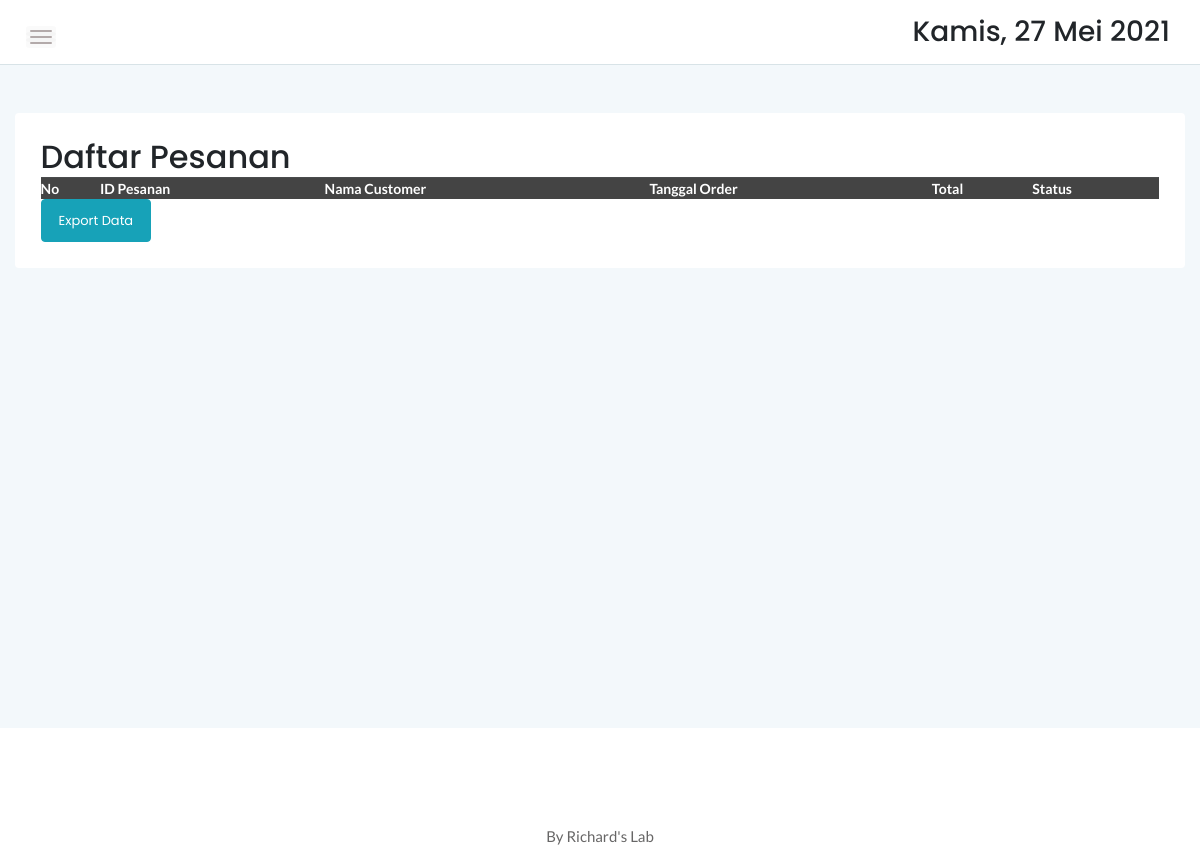
The app's page /admin/manageorder.php, older data.
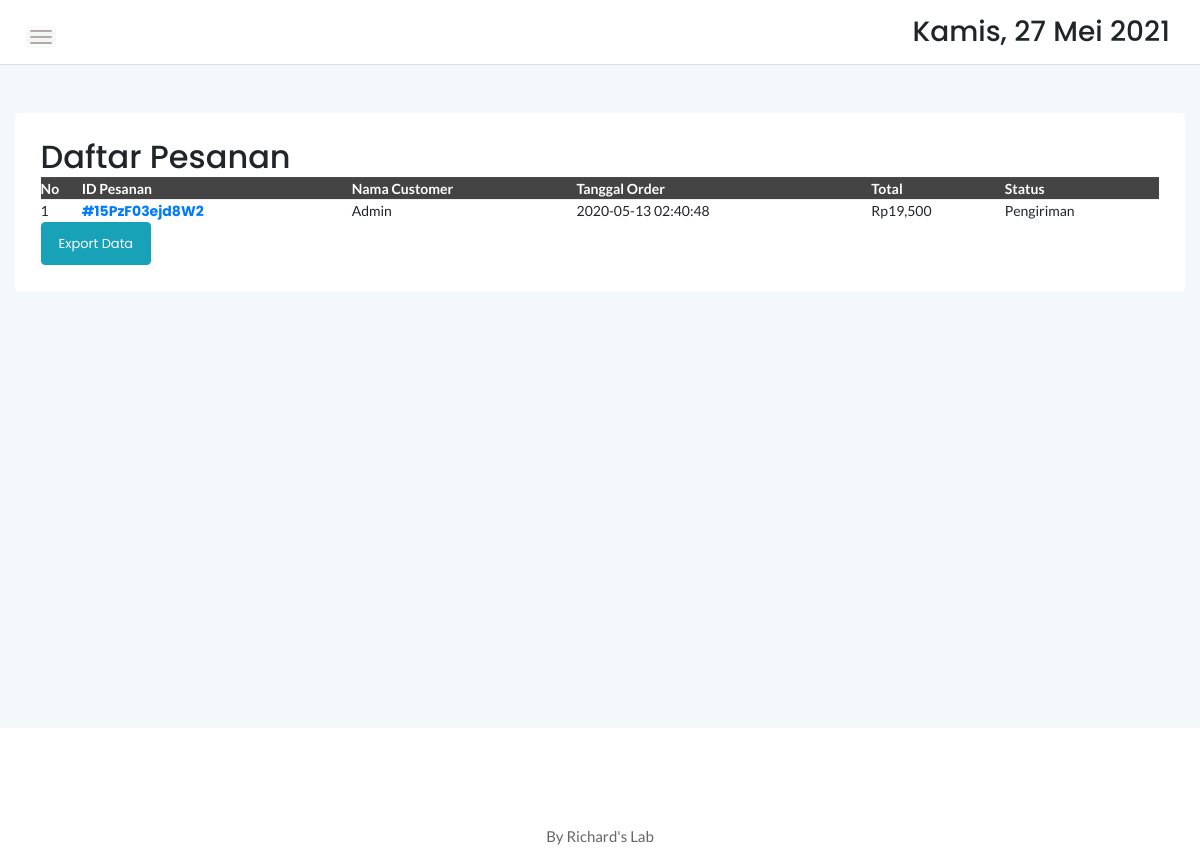
The same page, newer data.
### tables this page shows
CREATE TABLE `cart` (
  `idcart` int(11) NOT NULL,
  `orderid` varchar(100) NOT NULL,
  `userid` int(11) NOT NULL,
  `tglorder` timestamp NOT NULL DEFAULT current_timestamp(),
  `status` varchar(10) NOT NULL DEFAULT 'Cart'
);

### admin/manageorder.php (the view, shortened to what the changed rows need)
<?php
	include '../controller/function.php';
	?>
<!doctype html>
<html class="no-js" lang="en">
<head>
    <link rel="stylesheet" href="assets/css/bootstrap.min.css">
    <link rel="stylesheet" href="assets/css/font-awesome.min.css">
    <link rel="stylesheet" href="assets/css/themify-icons.css">
    <link rel="stylesheet" href="assets/css/metisMenu.css">
    <link rel="stylesheet" href="assets/css/owl.carousel.min.css">
    <link rel="stylesheet" href="assets/css/slicknav.min.css">
    <link rel="stylesheet" href="https://www.amcharts.com/lib/3/plugins/export/export.css" type="text/css" media="all" />
	<link rel="stylesheet" type="text/css" href="https://cdn.datatables.net/1.10.20/css/jquery.dataTables.min.css">
    <link rel="stylesheet" type="text/css" href="https://cdn.datatables.net/1.10.20/css/jquery.dataTables.css">
    <link rel="stylesheet" type="text/css" href="https://cdn.datatables.net/1.10.20/css/dataTables.bootstrap4.min.css">
    <link rel="stylesheet" type="text/css" href="https://cdn.datatables.net/responsive/2.2.3/css/responsive.bootstrap.min.css">
    <link rel="stylesheet" type="text/css" href="https://cdn.datatables.net/responsive/2.2.3/css/responsive.jqueryui.min.css">
	<link rel="stylesheet" type="text/css" href="https://cdn.datatables.net/buttons/1.5.2/css/buttons.dataTables.min.css">
    <link rel="stylesheet" href="assets/css/typography.css">
    <link rel="stylesheet" href="assets/css/default-css.css">
    <link rel="stylesheet" href="assets/css/styles.css">
    <link rel="stylesheet" href="assets/css/responsive.css">
</head>
<body>
    <div class="page-container">
        <div class="main-content">
            <div class="main-content-inner">
                <div class="row mt-5 mb-5">
                    <div class="col-12">
                        <div class="card">
                            <div class="card-body">
                                <div class="d-sm-flex justify-content-between align-items-center">
									<h2>Daftar Pesanan</h2>
								</div>
                                    <div class="data-tables datatable-dark">
										 <table id="dataTable3" class="display" style="width:100%"><thead class="thead-dark">
											<tr>
												<th>No</th>
												<th>ID Pesanan</th>
												<th>Nama Customer</th>
												<th>Tanggal Order</th>
												<th>Total</th>
												<th>Status</th>
											</tr></thead><tbody>
											<?php
											$brgs=mysqli_query($conn,"SELECT * from cart c, login l where c.userid=l.userid and status!='Cart' and status!='Selesai' order by idcart ASC");
											$no=1;
											while($p=mysqli_fetch_array($brgs)){
											$orderids = $p['orderid'];
												?>
												<tr>
													<td><?php echo $no++ ?></td>
													<td><strong><a href="order.php?orderid=<?php echo $p['orderid'] ?>">#<?php echo $p['orderid'] ?></a></strong></td>
													<td><?php echo $p['namalengkap'] ?></td>
													<td><?php echo $p['tglorder'] ?></td>
													<td>Rp<?php
												$result1 = mysqli_query($conn,"SELECT SUM(d.qty*p.hargaafter) AS count FROM detailorder d, produk p where orderid='$orderids' and p.idproduk=d.idproduk order by d.idproduk ASC");
												$cekrow = mysqli_num_rows($result1);
												$row1 = mysqli_fetch_assoc($result1);
												$count = $row1['count'];
												if($cekrow > 0){
													echo number_format($count);
													} else {
														echo 'No data';
													}?></td>
													<td><?php
													$orders = $p['orderid'];
													$cekkonfirmasipembayaran = mysqli_query($conn,"select * from konfirmasi where orderid='$orders'");
													$cekroww = mysqli_num_rows($cekkonfirmasipembayaran);
													if($cekroww > 0){
														echo 'Confirmed';
													} else {
														if($p['status']!='Pengiriman'){
															echo "Menunggu Konfirmasi";
														} else {
															echo "Pengiriman";
														};
													}
													?></td>
												</tr>
												<?php
											}
											?>
										</tbody>
										</table>
                                    </div>
                                </div>
                            </div>
                        </div>
                    </div>
                </div>
            </div>
        </div>
</body>
</html>

Row changes from the older to the newer data that the page shows:
added cart: orderid "15PzF03ejd8W2", login.namalengkap "Admin", tglorder "2020-05-13 02:40:48", count "19,500", status "Pengiriman"
